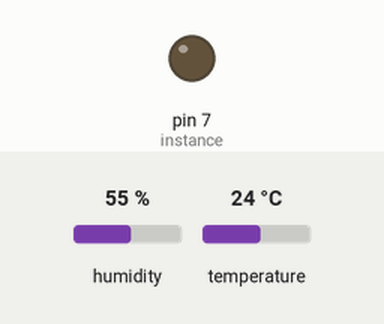
A program run on a simulated Raspberry Pi (header pin numbers). Shown: output pins drawn as LEDs (lit = HIGH). The inputs (shaded band) are chosen by the test bench; at power-on: humidity 55 %, temperature 24 °C. The clock reads 2024-03-15 10:24:30 at power-on unless the program sets it; what the program prints to the terminal is not drawn.

Above: at 0.1 s.
Timing chart, 0 to 1.6 s (numbered marks = the images above):
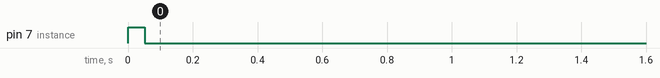

The program:

test.py
```python
import RPi.GPIO as GPIO
from test_dht11 import DHT11
import time
# initialize GPIO
GPIO.setwarnings(False)
GPIO.setmode(GPIO.BOARD)
GPIO.cleanup()

# read data using pin 14
instance = DHT11(pin = 7)
result = instance.read()

while True:
    if result.is_valid():
        print("Temperature: %-3.1f C" % result.temperature)
        print("Humidity: %-3.1f %%" % result.humidity)
    else:
        print("Error: %d" % result.error_code)

    time.sleep(5)
```

test_dht11.py
```python
import time
import RPi.GPIO as GPIO
from logging import getLogger

logger = getLogger()

class DHT11Result:
    'DHT11 sensor result returned by DHT11.read() method'

    ERR_NO_ERROR = 0
    ERR_MISSING_DATA = 1
    ERR_CRC = 2

    error_code = ERR_NO_ERROR
    temperature = -1
    humidity = -1

    def __init__(self, error_code, temperature, humidity):
        self.error_code = error_code
        self.temperature = temperature
        self.humidity = humidity

    def is_valid(self):
        return self.error_code == DHT11Result.ERR_NO_ERROR

    def __repr__(self) -> str:
        return f"t = {self.temperature}, h = {self.humidity}, err_code = {self.error_code}"


class DHT11:
    'DHT11 sensor reader class for Raspberry'

    __pin = 0

    def __init__(self, pin):
        self.__pin = pin

    def read(self):
        GPIO.setup(self.__pin, GPIO.OUT)

        # send initial high
        self.__send_and_sleep(GPIO.HIGH, 0.05)

        # pull down to low
        self.__send_and_sleep(GPIO.LOW, 0.02)

        # change to input using pull up
        GPIO.setup(self.__pin, GPIO.IN, GPIO.PUD_UP)

        # collect data into an array
        data = self.__collect_input()

        # parse lengths of all data pull up periods
        pull_up_lengths = self.__parse_data_pull_up_lengths(data)

        logger.info("DATA")
        logger.info(data)

        logger.info("PULLS")
        logger.info(pull_up_lengths)
        # if bit count mismatch, return error (4 byte data + 1 byte checksum)
        if len(pull_up_lengths) != 40:
            return DHT11Result(DHT11Result.ERR_MISSING_DATA, 0, 0)

        # calculate bits from lengths of the pull up periods
        bits = self.__calculate_bits(pull_up_lengths)

        # we have the bits, calculate bytes
        the_bytes = self.__bits_to_bytes(bits)

        # calculate checksum and check
        checksum = self.__calculate_checksum(the_bytes)
        if the_bytes[4] != checksum:
            return DHT11Result(DHT11Result.ERR_CRC, 0, 0)

        # ok, we have valid data

        # The meaning of the return sensor values
        # the_bytes[0]: humidity int
        # the_bytes[1]: humidity decimal
        # the_bytes[2]: temperature int
        # the_bytes[3]: temperature decimal

        temperature = the_bytes[2] + float(the_bytes[3]) / 10
        humidity = the_bytes[0] + float(the_bytes[1]) / 10

        return DHT11Result(DHT11Result.ERR_NO_ERROR, temperature, humidity)

    def __send_and_sleep(self, output, sleep):
        GPIO.output(self.__pin, output)
        time.sleep(sleep)

    def __collect_input(self):
        # collect the data while unchanged found
        unchanged_count = 0

        # this is used to determine where is the end of the data
        max_unchanged_count = 100

        last = -1
        data = []
        while True:
            current = GPIO.input(self.__pin)
            data.append(current)
            if last != current:
                unchanged_count = 0
                last = current
            else:
                unchanged_count += 1
                if unchanged_count > max_unchanged_count:
                    break

        return data

    def __parse_data_pull_up_lengths(self, data):
        STATE_INIT_PULL_DOWN = 1
        STATE_INIT_PULL_UP = 2
        STATE_DATA_FIRST_PULL_DOWN = 3
        STATE_DATA_PULL_UP = 4
        STATE_DATA_PULL_DOWN = 5

        state = STATE_INIT_PULL_DOWN

        lengths = [] # will contain the lengths of data pull up periods
        current_length = 0 # will contain the length of the previous period

        for i in range(len(data)):

            current = data[i]
            current_length += 1

            if state == STATE_INIT_PULL_DOWN:
                if current == GPIO.LOW:
                    # ok, we got the initial pull down
                    state = STATE_INIT_PULL_UP
                    continue
                else:
                    continue
            if state == STATE_INIT_PULL_UP:
                if current == GPIO.HIGH:
                    # ok, we got the initial pull up
                    state = STATE_DATA_FIRST_PULL_DOWN
                    continue
                else:
                    continue
            if state == STATE_DATA_FIRST_PULL_DOWN:
                if current == GPIO.LOW:
                    # we have the initial pull down, the next will be the data pull up
                    state = STATE_DATA_PULL_UP
                    continue
                else:
                    continue
            if state == STATE_DATA_PULL_UP:
                if current == GPIO.HIGH:
                    # data pulled up, the length of this pull up will determine whether it is 0 or 1
                    current_length = 0
                    state = STATE_DATA_PULL_DOWN
                    continue
                else:
                    continue
            if state == STATE_DATA_PULL_DOWN:
                if current == GPIO.LOW:
                    # pulled down, we store the length of the previous pull up period
                    lengths.append(current_length)
                    state = STATE_DATA_PULL_UP
                    continue
                else:
                    continue

        return lengths

    def __calculate_bits(self, pull_up_lengths):
        # find shortest and longest period
        shortest_pull_up = 1000
        longest_pull_up = 0

        for i in range(0, len(pull_up_lengths)):
            length = pull_up_lengths[i]
            if length < shortest_pull_up:
                shortest_pull_up = length
            if length > longest_pull_up:
                longest_pull_up = length

        # use the halfway to determine whether the period it is long or short
        halfway = shortest_pull_up + (longest_pull_up - shortest_pull_up) / 2
        bits = []

        for i in range(0, len(pull_up_lengths)):
            bit = False
            if pull_up_lengths[i] > halfway:
                bit = True
            bits.append(bit)

        return bits

    def __bits_to_bytes(self, bits):
        the_bytes = []
        byte = 0

        for i in range(0, len(bits)):
            byte = byte << 1
            if (bits[i]):
                byte = byte | 1
            else:
                byte = byte | 0
            if ((i + 1) % 8 == 0):
                the_bytes.append(byte)
                byte = 0

        return the_bytes

    def __calculate_checksum(self, the_bytes):
        return the_bytes[0] + the_bytes[1] + the_bytes[2] + the_bytes[3] & 255
```
